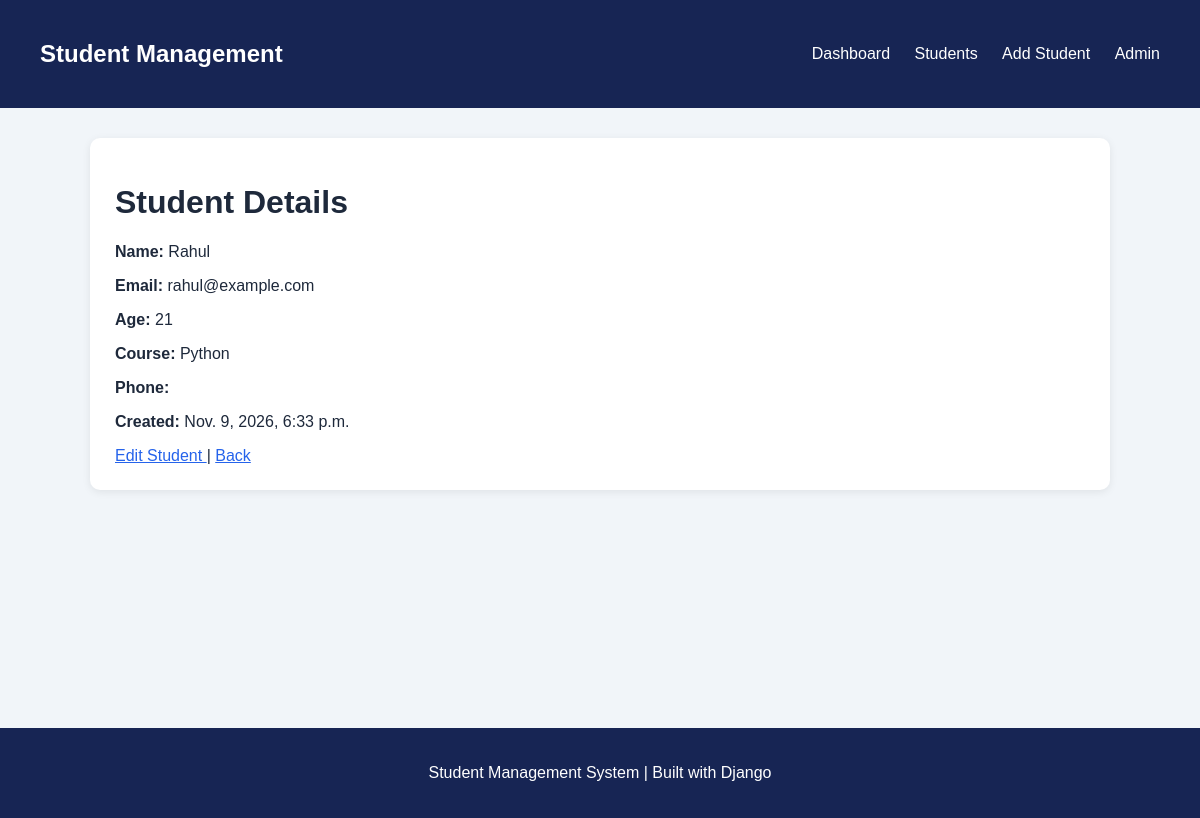
/students/2/, run on the app's committed database.
### students/models.py (models this page shows, shortened)
class Student(models.Model):
    name = models.CharField(max_length=100)
    email = models.EmailField(unique=True)
    age = models.PositiveIntegerField()
    course = models.CharField(max_length=100)
    phone = models.CharField(max_length=15)
    created_at = models.DateTimeField(auto_now_add=True)

### students/views.py (the view)
def student_detail(request, student_id):
    student = get_object_or_404(Student, id=student_id)
    return render(
        request,
        "students/student_detail.html",
        {"student": student}
    )

### students/templates/students/student_detail.html (shortened to what this page needs)
{% extends "students/base.html" %}
{% block content %}
<div class="card">
    <h1>Student Details</h1>
    <p><strong>Name:</strong> {{ student.name }}</p>
    <p><strong>Email:</strong> {{ student.email }}</p>
    <p><strong>Age:</strong> {{ student.age }}</p>
    <p><strong>Course:</strong> {{ student.course }}</p>
    <p><strong>Phone:</strong> {{ student.phone }}</p>
    <p><strong>Created:</strong> {{ student.created_at }}</p>
    <a href="{% url 'student_update' student.id %}">
        Edit Student
    </a>
    |
    <a href="{% url 'student_list' %}">
        Back
    </a>
</div>
{% endblock %}

### static/css/style.css (style rules this page uses)
* { box-sizing: border-box; }
body { margin: 0; padding: 0; font-family: Arial, sans-serif; background-color: #f1f5f9; color: #1e293b; }
.card { background-color: white; padding: 25px; margin-bottom: 25px; border-radius: 10px; box-shadow: 0 2px 8px rgba(0, 0, 0, 0.08); }
a { color: #2563eb; }

### data on the page
Student: name "Rahul", email "rahul@example.com", age "21", course "Python", created_at "Nov. 9, 2026, 6:33 p.m."
